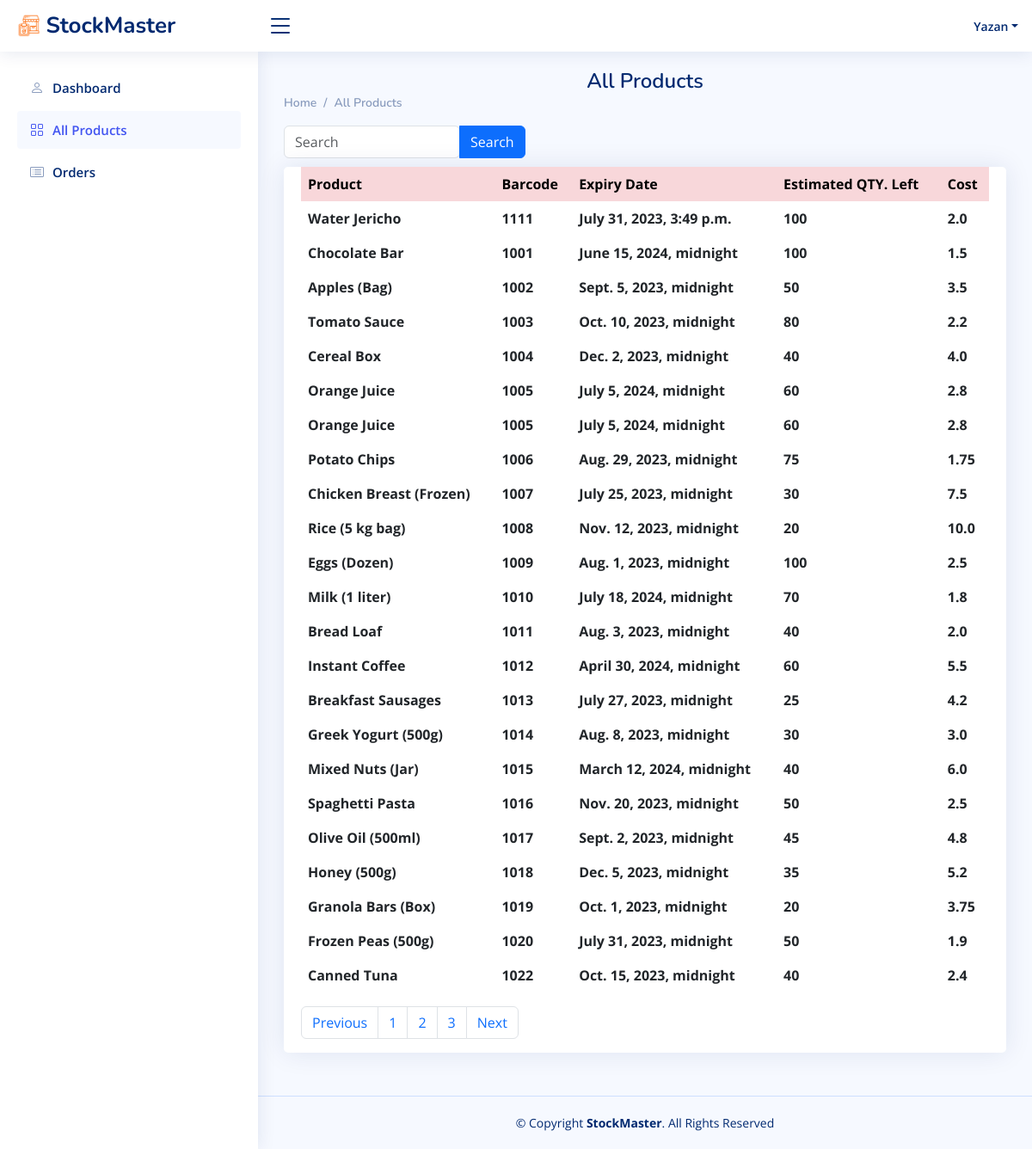
Page /all_product/ (signed in) on the committed database.
### StockMaster_app/models.py (models this page shows)
class User(models.Model):
    f_name = models.CharField(max_length=255)
    l_name = models.CharField(max_length=255)
    s_name = models.CharField(max_length=255)
    email = models.CharField(max_length=255)
    password = models.CharField(max_length=255)
    created_at = models.DateTimeField(auto_now_add=True)
    updated_at = models.DateTimeField(auto_now=True)
    objects = UserManager()

class Prodcut(models.Model):
    p_name = models.CharField(max_length=255)
    p_barcode = models.IntegerField()
    expire_date = models.DateTimeField()
    cost = models.FloatField()
    qty = models.IntegerField()
    user = models.ForeignKey(User, on_delete=models.CASCADE, related_name='products')
    created_at = models.DateTimeField(auto_now_add=True)
    updated_at = models.DateTimeField(auto_now=True)

### StockMaster_app/views.py (the view)
# urls.py: path('all_product/', views.all_product),
def all_product(request):
    user = check_session(request)
    if user:
        products = Prodcut.objects.filter(user=user)
    context = {
        'products' : products,
        'user' : user,
    }
    return render(request, 'all_product.html', context)

### StockMaster_app/views.py (called while the page is built)
def check_session(request):
    if request.session.has_key('user') == True:
        user_session = User.objects.get(id=request.session['user'])
    else:
        user_session = False
    return user_session

### StockMaster_app/templates/all_product.html (shortened to what this page needs)
{% load static %}
<!DOCTYPE html>
<html lang="en">
<head>
    <link rel="stylesheet" href="{% static 'vendor/bootstrap/css/bootstrap.min.css' %}">
    <link rel="stylesheet" href="{% static 'vendor/bootstrap-icons/bootstrap-icons.css' %}">
    <link rel="stylesheet" href="{% static 'vendor/boxicons/css/boxicons.min.css' %}">
    <link rel="stylesheet" href="{% static 'vendor/quill/quill.snow.css' %}">
    <link rel="stylesheet" href="{% static 'vendor/quill/quill.bubble.css' %}">
    <link rel="stylesheet" href="{% static 'vendor/remixicon/remixicon.css' %}">
    <link rel="stylesheet" href="{% static 'vendor/simple-datatables/style.css' %}">
    <link rel="stylesheet" href="{% static 'style.css' %}">
</head>
<body>
    <header id="header" class="header fixed-top d-flex align-items-center">
        <div class="d-flex align-items-center justify-content-between">
            <a href="#" class="logo d-flex align-items-center">
                <img src="{% static 'img/logo.png' %}" alt="">
                <span class="d-none d-lg-block">StockMaster</span>
            </a>
            <i class="bi bi-list toggle-sidebar-btn"></i>
        </div>
        <nav class="header-nav ms-auto">
            <ul class="d-flex align-items-center">
                <li class="nav-item dropdown pe-3">
                    <a class="nav-link nav-profile d-flex align-items-center pe-0" href="#" data-bs-toggle="dropdown">
                        <span class="d-none d-md-block dropdown-toggle ps-2">{{user.f_name}}</span>
                    </a>
                </li>
            </ul>
        </nav>
    </header>
    {% if user %}
    <aside id="sidebar" class="sidebar">
        <ul class="sidebar-nav" id="sidebar-nav">
            <li class="nav-item">
                <a class="nav-link collapsed" href="/dashboard">
                    <i class="bi bi-person"></i>
                    <span>Dashboard</span>
                </a>
            </li>
            <li class="nav-item">
                <a class="nav-link " href="/all_product">
                    <i class="bi bi-grid"></i>
                    <span>All Products</span>
                </a>
            </li>
            <li class="nav-item">
                <a class="nav-link collapsed" href="/order_page">
                    <i class="bi bi-card-list"></i>
                    <span>Orders</span>
                </a>
            </li>
        </ul>
    </aside>
    <main id="main" class="main">
        <div class="pagetitle">
            <h1>All Products</h1>
            <nav>
                <ol class="breadcrumb">
                    <li class="breadcrumb-item"><a href="/dashboard">Home</a></li>
                    <li class="breadcrumb-item active"><a href="/all_product">All Products</a></li>
                </ol>
            </nav>
            <form action="/search" method="post" onsubmit="return validateSearch()">
                <div class="input-group">
                    <div class="form-outline">
                        <input type="text" name="search" id="search" class="form-control" placeholder="Search" />
                    </div>
                    <button type="submit" class="btn btn-primary">
                        Search
                    </button>
                </div>
            </form>
        </div>
        <div class="col-12">
            <div class="card top-selling overflow-auto">
                <div class="card-body pb-0">
                    <table class="table table-borderless">
                        <thead>
                            <tr class="table-danger">
                                <th scope="col">Product</th>
                                <th scope="col">Barcode</th>
                                <th scope="col">Expiry Date</th>
                                <th scope="col">Estimated QTY. Left</th>
                                <th scope="col">Cost</th>
                            </tr>
                        </thead>
                        <tbody>
                            {% for product in products %}
                            <tr>
                                <th scope="row">
                                    {{ product.p_name }}
                                </th>
                                <td class="fw-bold">{{ product.p_barcode }}</td>
                                <td class="fw-bold">{{ product.expire_date }}</td>
                                <td class="fw-bold">{{ product.qty }}</td>
                                <td class="fw-bold">{{ product.cost }}</td>
                            </tr>
                            {% endfor %}
                        </tbody>
                    </table>
                    <nav aria-label="Page navigation example">
                        <ul class="pagination">
                            <li class="page-item"><a class="page-link" href="#">Previous</a></li>
                            <li class="page-item"><a class="page-link" href="#">1</a></li>
                            <li class="page-item"><a class="page-link" href="#">2</a></li>
                            <li class="page-item"><a class="page-link" href="#">3</a></li>
                            <li class="page-item"><a class="page-link" href="#">Next</a></li>
                        </ul>
                    </nav>
                </div>
            </div>
        </div>
    </main>
    <footer id="footer" class="footer">
        <div class="copyright">
            &copy; Copyright <strong><span>StockMaster</span></strong>. All Rights Reserved
        </div>
    </footer>
    {% else %}
    <h1 class="text-danger" style="margin-top: 5rem;">Access Denied !! Please Sign in !!</h1>
    {% endif %}
</body>
</html>

### StockMaster_app/static/style.css (style rules this page uses)
:root { scroll-behavior: smooth; }
body { font-family: "Open Sans", sans-serif; background: #f6f9ff; color: #444444; }
a { color: #4154f1; text-decoration: none; }
h1, h2, h3, h4, h5, h6 { font-family: "Nunito", sans-serif; }
#main { margin-top: 60px; padding: 20px 30px; transition: all 0.3s; }
.pagetitle { margin-bottom: 10px; }
.pagetitle h1 { font-size: 24px; margin-bottom: 0; font-weight: 600; color: #012970; }
.card { margin-bottom: 30px; border: none; border-radius: 5px; box-shadow: 0px 0 30px rgba(1, 41, 112, 0.1); }
.card-body { padding: 0 20px 20px 20px; }
.breadcrumb { font-size: 14px; font-family: "Nunito", sans-serif; color: #899bbd; font-weight: 600; }
.breadcrumb a { color: #899bbd; transition: 0.3s; }
.breadcrumb .breadcrumb-item::before { color: #899bbd; }
.breadcrumb .active { color: #51678f; font-weight: 600; }
.logo { line-height: 1; }
@media (min-width: 1200px) { .logo { width: 280px; } }
.logo img { max-height: 26px; margin-right: 6px; }
.logo span { font-size: 26px; font-weight: 700; color: #012970; font-family: "Nunito", sans-serif; }
.header { transition: all 0.5s; z-index: 997; height: 60px; box-shadow: 0px 2px 20px rgba(1, 41, 112, 0.1); background-color: #fff; padding-left: 20px; }
.header .toggle-sidebar-btn { font-size: 32px; padding-left: 10px; cursor: pointer; color: #012970; }
.header-nav ul { list-style: none; }
.header-nav>ul { margin: 0; padding: 0; }
.header-nav .nav-profile { color: #012970; }
.header-nav .nav-profile span { font-size: 14px; font-weight: 600; }
.sidebar { position: fixed; top: 60px; left: 0; bottom: 0; width: 300px; z-index: 996; transition: all 0.3s; padding: 20px; overflow-y: auto; scrollbar-width: thin; scrollbar-color: #aab7cf transparent; box-shadow: 0px 0px 20px rgba(1, 41, 112, 0.1); background-color: #fff; }
@media (min-width: 1200px) { #main, #footer { margin-left: 300px; } }
.sidebar-nav { padding: 0; margin: 0; list-style: none; }
.sidebar-nav li { padding: 0; margin: 0; list-style: none; }
.sidebar-nav .nav-item { margin-bottom: 5px; }
.sidebar-nav .nav-link { display: flex; align-items: center; font-size: 15px; font-weight: 600; color: #4154f1; transition: 0.3; background: #f6f9ff; padding: 10px 15px; border-radius: 4px; }
.sidebar-nav .nav-link i { font-size: 16px; margin-right: 10px; color: #4154f1; }
.sidebar-nav .nav-link.collapsed { color: #012970; background: #fff; }
.sidebar-nav .nav-link.collapsed i { color: #899bbd; }
.footer { padding: 20px 0; font-size: 14px; transition: all 0.3s; border-top: 1px solid #cddfff; }
.footer .copyright { text-align: center; color: #012970; }

### StockMaster_app/templates/all_product.html (style rules this page uses)
h1, h3 { text-align: center; color: red; }

### rows in the picture
User: f_name "Yazan"
Prodcut: p_name "Water Jericho", p_barcode "1111", expire_date "July 31, 2023, 3:49 p.m.", qty "100", cost "2.0"
Prodcut: p_name "Chocolate Bar", p_barcode "1001", expire_date "June 15, 2024, midnight", qty "100", cost "1.5"
Prodcut: p_name "Apples (Bag)", p_barcode "1002", expire_date "Sept. 5, 2023, midnight", qty "50", cost "3.5"
Prodcut: p_name "Tomato Sauce", p_barcode "1003", expire_date "Oct. 10, 2023, midnight", qty "80", cost "2.2"
Prodcut: p_name "Cereal Box", p_barcode "1004", expire_date "Dec. 2, 2023, midnight", qty "40", cost "4.0"
Prodcut: p_name "Orange Juice", p_barcode "1005", expire_date "July 5, 2024, midnight", qty "60", cost "2.8"
Prodcut: p_name "Orange Juice", p_barcode "1005", expire_date "July 5, 2024, midnight", qty "60", cost "2.8"
Prodcut: p_name "Potato Chips", p_barcode "1006", expire_date "Aug. 29, 2023, midnight", qty "75", cost "1.75"
Prodcut: p_name "Chicken Breast (Frozen)", p_barcode "1007", expire_date "July 25, 2023, midnight", qty "30", cost "7.5"
Prodcut: p_name "Rice (5 kg bag)", p_barcode "1008", expire_date "Nov. 12, 2023, midnight", qty "20", cost "10.0"
Prodcut: p_name "Eggs (Dozen)", p_barcode "1009", expire_date "Aug. 1, 2023, midnight", qty "100", cost "2.5"
Prodcut: p_name "Milk (1 liter)", p_barcode "1010", expire_date "July 18, 2024, midnight", qty "70", cost "1.8"
Prodcut: p_name "Bread Loaf", p_barcode "1011", expire_date "Aug. 3, 2023, midnight", qty "40", cost "2.0"
Prodcut: p_name "Instant Coffee", p_barcode "1012", expire_date "April 30, 2024, midnight", qty "60", cost "5.5"
Prodcut: p_name "Breakfast Sausages", p_barcode "1013", expire_date "July 27, 2023, midnight", qty "25", cost "4.2"
Prodcut: p_name "Greek Yogurt (500g)", p_barcode "1014", expire_date "Aug. 8, 2023, midnight", qty "30", cost "3.0"
Prodcut: p_name "Mixed Nuts (Jar)", p_barcode "1015", expire_date "March 12, 2024, midnight", qty "40", cost "6.0"
Prodcut: p_name "Spaghetti Pasta", p_barcode "1016", expire_date "Nov. 20, 2023, midnight", qty "50", cost "2.5"
Prodcut: p_name "Olive Oil (500ml)", p_barcode "1017", expire_date "Sept. 2, 2023, midnight", qty "45", cost "4.8"
Prodcut: p_name "Honey (500g)", p_barcode "1018", expire_date "Dec. 5, 2023, midnight", qty "35", cost "5.2"
Prodcut: p_name "Granola Bars (Box)", p_barcode "1019", expire_date "Oct. 1, 2023, midnight", qty "20", cost "3.75"
Prodcut: p_name "Frozen Peas (500g)", p_barcode "1020", expire_date "July 31, 2023, midnight", qty "50", cost "1.9"
Prodcut: p_name "Canned Tuna", p_barcode "1022", expire_date "Oct. 15, 2023, midnight", qty "40", cost "2.4"
